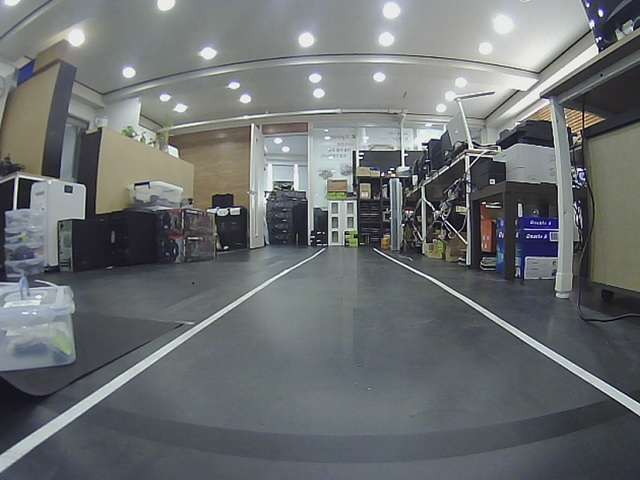
#> input picture study/my_hough/my_hough/line_pic1.png, 640 x 480 px
$ python my_hough1.py
#> lines starting #> are read from the running program, lines starting #| are printed output that depends on the picture; after the words box and inside, x2 and y2 are one past the last pixel; in counts of white or black regions, pixels touching at a corner belong together
#> in start, image is the input picture: shape (480, 640, 3); mean B, G, R 112.7, 111.3, 107.2
#!/usr/bin/env python
# -*- coding: utf-8 -*- 7

#=============================================
# 함께 사용되는 각종 파이썬 패키지들의 import 선언부
#=============================================
import numpy as np
import cv2, math

#=============================================
# 프로그램에서 사용할 변수, 저장공간 선언부
#=============================================
image = np.empty(shape=[0]) # 카메라 이미지를 담을 변수
Blue = (255,0,0) # 파란색
Green = (0,255,0) # 녹색
Red = (0,0,255) # 빨간색
Yellow = (0,255,255) # 노란색

#=============================================
# 차선 인식 프로그램에서 사용할 상수 선언부
#=============================================
CAM_FPS = 30  # 카메라 FPS 초당 30장의 사진을 보냄
WIDTH, HEIGHT = 640, 480  # 카메라 이미지 가로x세로 크기
ROI_START_ROW = 250  # 차선을 찾을 ROI 영역의 시작 Row값
ROI_END_ROW = 450  # 차선을 찾을 ROT 영역의 끝 Row값
ROI_HEIGHT = ROI_END_ROW - ROI_START_ROW  # ROI 영역의 세로 크기
L_ROW = 110  # 차선의 위치를 찾기 위한 ROI 안에서의 기준 Row값
View_Center = WIDTH//2

prev_x_left, prev_x_right = 100, 540

#=============================================
# 카메라 영상 이미지에서 차선을 찾는 코드
#=============================================
def lane_detect(image):

    global prev_x_left, prev_x_right

    display_img = image

    #=========================================
    # 원본 칼라이미지를 그레이 회색톤 이미지로 변환하고
    # 블러링 처리를 통해 노이즈를 제거한 후에 (약간 뿌옇게, 부드럽게)
    # Canny 변환을 통해 외곽선 이미지로 만들기
    #=========================================
    gray = cv2.cvtColor(image, cv2.COLOR_BGR2GRAY)
    blur_gray = cv2.GaussianBlur(gray,(5, 5), 0)
    edge_img = cv2.Canny(np.uint8(blur_gray), 60, 75)
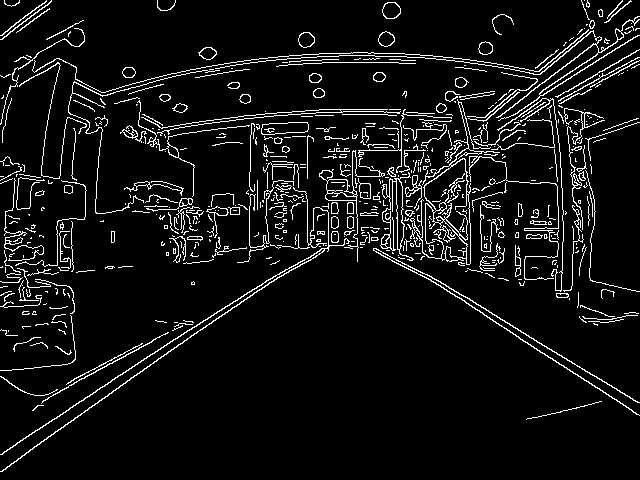
#> edge_img: shape (480, 640); 7% white in thin lines or dots

    cv2.imshow("original", image)
    cv2.imshow("gray", gray)
    cv2.imshow("gaussian blur", blur_gray)
    cv2.imshow("edge", edge_img)
    cv2.waitKey()

    # 이미지에서 HoughLinesP 함수를 사용하여 선분들을 찾음
    all_lines = cv2.HoughLinesP(edge_img, 1, math.pi/180,30,30,10)
#> all_lines = 109 rows, first 6: [107, 383, 219, 310], [545, 89, 572, 70], [599, 389, 614, 399], [125, 382, 142, 370], [73, 383, 153, 340], [70, 381, 106, 362]

    if all_lines is None:
        # 직선이 없으면, False값과 0(왼쪽차선위치), 0(오른쪽차선위치) 반환
        return False, 0, 0

    print("Number of lines : %d" % len(all_lines))
#| Number of lines : 109
    # print(all_lines)

    # 찾은 직선(선분0들을 녹색으로 이미지 위에 그려넣기
    line_draw_img = image.copy()
    for line in all_lines:
        x1, y1, x2, y2 = line[0]
        cv2.line(line_draw_img, (x1, y1), (x2, y2), Green, 2)
#> this loop made 109 passes
#> line_draw_img: shape (480, 640, 3); 2.73% of pixels changed, all inside (x1, y1, x2, y2) = (0, 30, 640, 473)

    cv2.imshow("found lines", line_draw_img)
    cv2.waitKey()
    #cv2.destroyAllWindows()

    # image(원본이미지)의 특정영역(ROI Area)을 잘라내기
    roi_img = image[ROI_START_ROW:ROI_END_ROW, 0:WIDTH]
    line_draw_img = roi_img.copy()

    #=========================================
    # 원본 칼라이미지를 그레이 회색톤 이미지로 변환하고
    # 블러링 처리를 통해 노이즈를 제거한 후에 (약간 뿌옇게, 부드럽게)
    # Canny 변환을 통해 외곽선 이미지로 만들기
    #=========================================
    gray = cv2.cvtColor(roi_img, cv2.COLOR_BGR2GRAY)
#> gray: shape (200, 640)
    blur_gray = cv2.GaussianBlur(gray,(5, 5), 0)
#> blur_gray: shape (200, 640)
    edge_img = cv2.Canny(np.uint8(blur_gray), 60, 75)
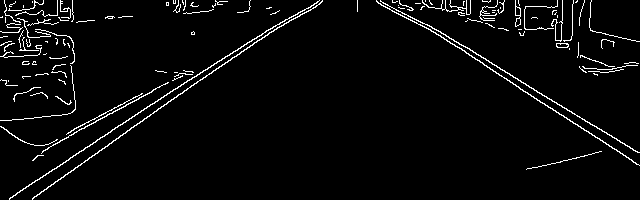
#> edge_img: shape (200, 640); 3.8% white in thin lines or dots

    # 잘라낸 이미지에서 HoughLinesP 함수를 사용하여 선분들을 찾음
    all_lines = cv2.HoughLinesP(edge_img, 1, math.pi/180,50,50,20)
#> all_lines = 21 rows, first 6: [32, 198, 120, 136], [103, 136, 150, 105], [428, 28, 457, 47], [182, 92, 254, 43], [427, 24, 467, 48], [9, 198, 29, 185]

    if all_lines is None:
        return False, 0, 0

    print("After ROI, number of lines : %d" % len(all_lines))
#| After ROI, number of lines : 21

    # 찾은 선분들을 녹색으로 ROI 이미지 위에 그림
    for line in all_lines:
        x1, y1, x2, y2 = line[0]
        cv2.line(line_draw_img, (x1, y1), (x2, y2), Green, 2)
#> this loop made 21 passes
#> line_draw_img: shape (200, 640, 3)

    cv2.imshow("roi area lines", line_draw_img)

    # ROI 이미지를 디버깅용 display_img에 overwrite해서 화면에 디스플레이 함
    display_img[ROI_START_ROW:ROI_END_ROW, 0:WIDTH] = line_draw_img
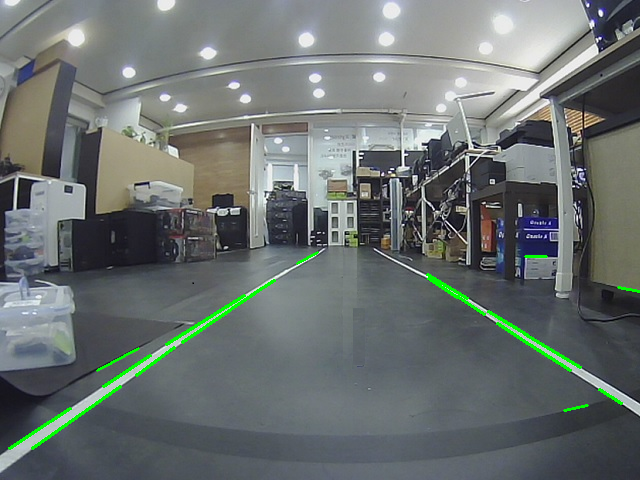
#> display_img: shape (480, 640, 3); 1.04% of pixels changed, all inside (x1, y1, x2, y2) = (8, 251, 640, 450)
    cv2.imshow("roi lines", display_img)
    cv2.waitKey()

    #=========================================
    # 선분들의 기울기 값을 각각 모두 구한 후에 리스트에 담음.
    # 기울기의 절대값이 너무 작은 경우 (수평선에 가까운 경우)
    # 해당 선분을 빼고 담음.
    #=========================================
    slopes = []
    filtered_lines = []

    for line in all_lines:
        x1, y1, x2, y2 = line[0]

        if (x2 == x1):
            slope = 1000.0
        else:
            slope = float(y2-y1) / float(x2-x1)

        if 0.2 < abs(slope):
            slopes.append(slope)
            filtered_lines.append(line[0])
#> this loop made 21 passes
#> (x1, y1, x2, y2, slope) on passes 1 to 8: (32, 198, 120, 136, -0.705), (103, 136, 150, 105, -0.66), (428, 28, 457, 47, 0.655), (182, 92, 254, 43, -0.681), (427, 24, 467, 48, 0.6), (9, 198, 29, 185, -0.65), (457, 46, 484, 64, 0.667), (525, 84, 580, 117, 0.6)
#> after the loop, filtered_lines = 19 items, first 6: [32, 198, 120, 136], [103, 136, 150, 105], [428, 28, 457, 47], [182, 92, 254, 43], [427, 24, 467, 48], [9, 198, 29, 185]; slopes = [-0.705, -0.66, 0.655, -0.681, 0.6, -0.65, 0.667, 0.6, -0.537, 0.635, -0.636, -0.628, 0.605, -0.65, 0.636, -0.737, -0.55, 0.65, -0.217]

    print("Number of lines after slope filtering : %d" % len(filtered_lines))
#| Number of lines after slope filtering : 19

    if len(filtered_lines) == 0:
        return False, 0, 0

    #=========================================
    # 왼쪽 차선에 해당하는 선분과 오른쪽 차선에 해당하는 선분을 구분하여
    # 각각 별도의 리스트에 담음.
    #=========================================
    left_lines = []
    right_lines = []

    for j in range(len(slopes)):
        Line = filtered_lines[j]
        slope = slopes[j]

        x1,y1, x2,y2 = Line

        # 기울기 값이 음수이고 화면의 왼쪽에 있으면 왼쪽 차선으로 분류함
        # 기준이 되는 X좌표값 = (화면중심값 - Margin값)
        Margin = 0

        if (slope < 0) and (x2 < WIDTH/2-Margin):
            left_lines.append(Line.tolist())

        # 기울기 값이 양수이고 화면의 오른쪽에 있으면 오른쪽 차선으로 분류함
        # 기준이 되는 X좌표값 = (화면중심값 + Margin값)
        elif (slope > 0) and (x1 > WIDTH/2+Margin):
            right_lines.append(Line.tolist())
#> this loop made 19 passes
#> (slope, x1, y1, x2, y2) on passes 1 to 8: (-0.705, 32, 198, 120, 136), (-0.66, 103, 136, 150, 105), (0.655, 428, 28, 457, 47), (-0.681, 182, 92, 254, 43), (0.6, 427, 24, 467, 48), (-0.65, 9, 198, 29, 185), (0.667, 457, 46, 484, 64), (0.6, 525, 84, 580, 117)
#> after the loop, left_lines = [[32, 198, 120, 136], [103, 136, 150, 105], [182, 92, 254, 43], [9, 198, 29, 185], [97, 120, 138, 98], [252, 44, 274, 30], [166, 94, 244, 45], [30, 184, 70, 158], [136, 125, 174, 97], [297, 13, 317, 2]]; right_lines = [[428, 28, 457, 47], [427, 24, 467, 48], [457, 46, 484, 64], [525, 84, 580, 117], [518, 87, 570, 120], [488, 61, 526, 84], [599, 139, 621, 153], [497, 73, 517, 86]]

    print("Number of left lines : %d" % len(left_lines))
#| Number of left lines : 10
    print("Number of right lines : %d" % len(right_lines))
#| Number of right lines : 8

    # 디버깅을 위해 차선과 관련된 직선과 선분을 그리기 위한 도화지 준비
    line_draw_img = roi_img.copy()

    # 왼쪽 차선에 해당하는 선분은 빨간색으로 표시
    for line in left_lines:
        x1,y1, x2,y2 = line
        cv2.line(line_draw_img, (x1,y1), (x2,y2), Red, 2)
#> this loop made 10 passes
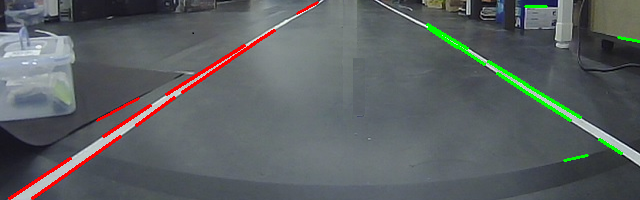
#> line_draw_img: shape (200, 640, 3); mean B, G, R 98.6, 97.1, 91.8

    # 오른쪽 차선에 해당하는 선분은 노란색으로 표시
    for line in right_lines:
        x1,y1, x2,y2 = line
        cv2.line(line_draw_img, (x1,y1), (x2,y2), Yellow, 2)
#> this loop made 8 passes
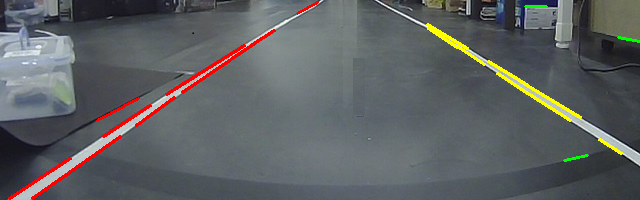
#> line_draw_img: shape (200, 640, 3); 0.88% of pixels changed, all inside (x1, y1, x2, y2) = (426, 23, 623, 155)

    # show the results in origianl image
    display_img[ROI_START_ROW:ROI_END_ROW, 0:WIDTH] = line_draw_img
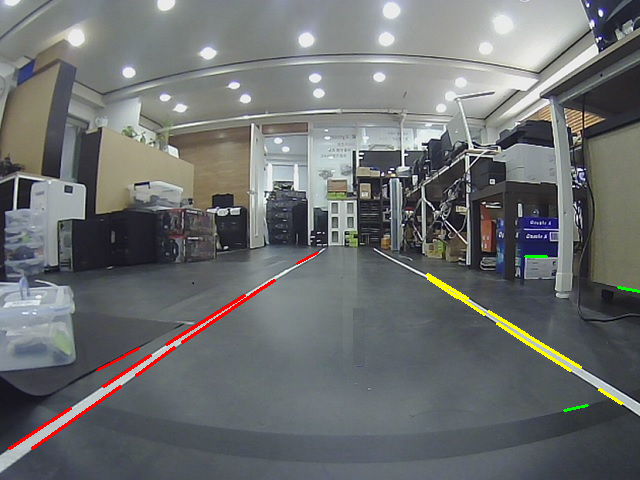
#> display_img: shape (480, 640, 3); 0.97% of pixels changed, all inside (x1, y1, x2, y2) = (8, 251, 623, 450)
    cv2.imshow("left & right lines", display_img)
    cv2.waitKey()

    #=========================================
    # 왼쪽/오른쪽 차선에 해당하는 선분들의 데이터를 적절히 처리해서
    # 왼쪽차선의 대표직선과 오른쪽차선의 대표직선을 각각 구함.
    # 기울기와 Y절편값으로 표현되는 아래와 같은 직선의 방적식을 사용함.
    # (직선의 방정식) y = mx + b (m은 기울기, b는 Y절편)
    #=========================================

    # 왼쪽 차선을 표시하는 대표직선을 구함
    m_left, b_left = 0.0, 0.0
    x_sum, y_sum, m_sum = 0.0, 0.0, 0.0

    # 왼쪽 차선을 표시하는 선분들의 기울기와 양끝점들의 평균값을 찾아 대표직선을 구함
    size = len(left_lines)
#> size = 10
    if size != 0:
        for line in left_lines:
            x1, y1, x2, y2 = line
            x_sum += x1 + x2
            y_sum += y1 + y2
            if(x2 != x1):
                m_sum += float(y2-y1)/float(x2-x1)
            else:
                m_sum += 0
#> this loop made 10 passes
#> (x1, y1, x2, y2, x_sum, y_sum, m_sum) on passes 1 to 8: (32, 198, 120, 136, 152, 334, -0.705), (103, 136, 150, 105, 405, 575, -1.36), (182, 92, 254, 43, 841, 710, -2.04), (9, 198, 29, 185, 879, 1093, -2.69), (97, 120, 138, 98, 1114, 1311, -3.23), (252, 44, 274, 30, 1640, 1385, -3.87), (166, 94, 244, 45, 2050, 1524, -4.5), (30, 184, 70, 158, 2150, 1866, -5.15)

        x_avg = x_sum / (size*2)
        y_avg = y_sum / (size*2)
        m_left = m_sum / size
        b_left = y_avg - m_left * x_avg

        if m_left != 0.0:
            #=========================================
            # (직선 #1) y = mx + b
            # (직선 #2) y = 0
            # 위 두 직선의 교점의 좌표값 (x1, 0)을 구함.
            x1 = int((0.0 - b_left) / m_left)

            #=========================================
            # (직선 #1) y = mx + b
            # (직선 #2) y = ROI_HEIGHT
            # 위 두 직선의 교점의 좌표값 (x2, ROI_HEIGHT)을 구함.
            x2 = int((ROI_HEIGHT - b_left) / m_left)

            # 두 교점, (x1,0)과 (x2, ROI_HEIGHT)를 잇는 선을 그림
            cv2.line(line_draw_img, (x1,0), (x2,ROI_HEIGHT), Blue, 2)

    # 오른쪽 차선을 표시하는 대표직선을 구함
    m_right, b_right = 0.0, 0.0
    x_sum, y_sum, m_sum = 0.0, 0.0, 0.0

    # 오른쪽 차선을 표시하는 선분들의 기울기와 양끝점들의 평균값을 찾아 대표직선을 구함
    size = len(right_lines)
    if size != 0:
        for line in right_lines:
            x1, y1, x2, y2 = line
            x_sum += x1 + x2
            y_sum += y1 + y2
            if(x2 != x1):
                m_sum += float(y2-y1)/float(x2-x1)
            else:
                m_sum += 0
#> this loop made 8 passes

        x_avg = x_sum / (size*2)
        y_avg = y_sum / (size*2)
        m_right = m_sum / size
        b_right = y_avg - m_right * x_avg

        if m_right != 0.0:
            #=========================================
            # (직선 #1) y = mx + b
            # (직선 #2) y = 0
            # 위 두 직선의 교점의 좌표값 (x1, 0)을 구함.
            x1 = int((0.0 - b_right) / m_right)

            #=========================================
            # (직선 #1) y = mx + b
            # (직선 #2) y = ROI_HEIGHT
            # 위 두 직선의 교점의 좌표값 (x2, ROI_HEIGHT)을 구함.
            x2 = int((ROI_HEIGHT - b_right) / m_right)

            # 두 교점, (x1,0)과 (x2, ROI_HEIGHT)를 잇는 선을 그림
            cv2.line(line_draw_img, (x1,0), (x2,ROI_HEIGHT), Blue, 2)

    # show the results in origianl image
    display_img[ROI_START_ROW:ROI_END_ROW, 0:WIDTH] = line_draw_img
#> display_img: shape (480, 640, 3); 0.69% of pixels changed, all inside (x1, y1, x2, y2) = (5, 250, 640, 450)
    cv2.imshow("Left line & Right line", display_img)
    cv2.waitKey()

    #=========================================
    # 차선의 위치를 찾기 위한 기준선(수평선)은 아래와 같음.
    #   (직선의 방정식) y = L_ROW
    # 위에서 구한 2개의 대표직선,
    #   (직선의 방정식) y = (m_left)x + (b_left)
    #   (직선의 방정식) y = (m_right)x + (b_right)
    # 기준선(수평선)과 대표직선과의 교점인 x_left와 x_right를 찾음.
    #=========================================

    #=========================================
    # 대표직선의 기울기 값이 0.0이라는 것은 직선을 찾지 못했다는 의미임
    # 이 경우에는 교점 좌표값을 기존 저장해 놨던 값으로 세팅함
    #=========================================
    if m_left == 0.0:
        x_left = prev_x_left  # 변수에 저장해 놓았던 이전 값을 가져옴

    #=========================================
    # 아래 2개 직선의 교점을 구함
    # (직선의 방정식) y = L_ROW
    # (직선의 방정식) y = (m_left)x + (b_left)
    #=========================================
    else:
        x_left = int((L_ROW - b_left) / m_left)

    #=========================================
    # 대표직선의 기울기 값이 0.0이라는 것은 직선을 찾지 못했다는 의미임
    # 이 경우에는 교점 좌표값을 기존 저장해 놨던 값으로 세팅함
    #=========================================
    if m_right == 0.0:
        x_right = prev_x_right  # 변수에 저장해 놓았던 이전 값을 가져옴

    #=========================================
    # 아래 2개 직선의 교점을 구함
    # (직선의 방정식) y = L_ROW
    # (직선의 방정식) y = (m_right)x + (b_right)
    #=========================================
    else:
        x_right = int((L_ROW - b_right) / m_right)

    #=========================================
    # 대표직선의 기울기 값이 0.0이라는 것은 직선을 찾지 못했다는 의미임
    # 이 경우에 반대쪽 차선의 위치 정보를 이용해서 내 위치값을 정함
    #=========================================
    if m_left == 0.0 and m_right != 0.0:
        x_left = x_right - 380

    if m_left != 0.0 and m_right == 0.0:
        x_right = x_left + 380

    # 이번에 구한 값으로 예전 값을 업데이트 함
    prev_x_left = x_left
    prev_x_right = x_right

    # 왼쪽 차선의 위치와 오른쪽 차선의 위치의 중간 위치를 구함
    x_midpoint = (x_left + x_right) // 2

    print("Left/Right Lane Positions : %d %d" %(x_left, x_right))
#| Left/Right Lane Positions : 146 559
    print("Lane Midpoint : %d" %(x_midpoint))
#| Lane Midpoint : 352
    print("Gap from the View_center : %d" %(x_midpoint - View_Center))
#| Gap from the View_center : 32

    #=========================================
    # 디버깅용 이미지 그리기
    # (1) 수평선 그리기 (직선의 방정식) y = L_ROW
    # (2) 수평선과 왼쪽 대표직선과의 교점 위치에 작은 녹색 사각형 그리기
    # (3) 수평선과 오른쪽 대표직선과의 교점 위치에 작은 녹색 사각형 그리기
    # (4) 왼쪽 교점과 오른쪽 교점의 중점 위치에 작은 파란색 사각형 그리기
    # (5) 화면의 중앙점 위치에 작은 빨간색 사각형 그리기
    #=========================================
    cv2.line(line_draw_img, (0,L_ROW), (WIDTH,L_ROW), Yellow, 2)
    cv2.rectangle(line_draw_img, (x_left-5,L_ROW-5), (x_left+5,L_ROW+5), Green, 4)
    cv2.rectangle(line_draw_img, (x_right-5,L_ROW-5), (x_right+5,L_ROW+5), Green, 4)
    cv2.rectangle(line_draw_img, (x_midpoint-5,L_ROW-5), (x_midpoint+5,L_ROW+5), Blue, 4)
    cv2.rectangle(line_draw_img, (View_Center-5,L_ROW-5), (View_Center+5,L_ROW+5), Red, 4)

    # 위 이미지를 디버깅용 display_img에 overwrite해서 화면에 디스플레이 함
    display_img[ROI_START_ROW:ROI_END_ROW, 0:WIDTH] = line_draw_img
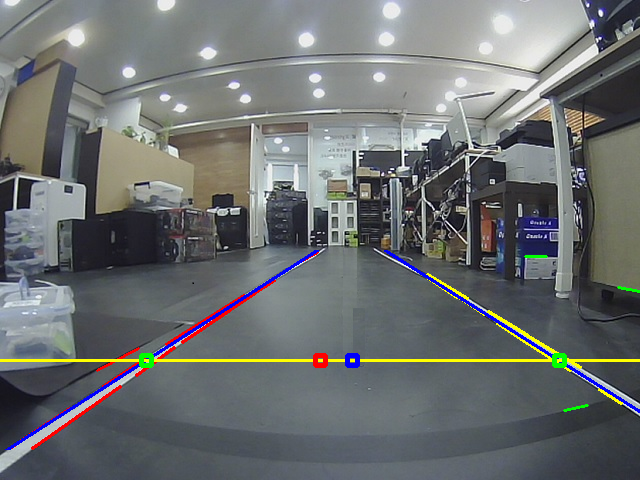
#> display_img: shape (480, 640, 3); mean B, G, R 111.5, 110.9, 107.7
    cv2.imshow("Lanes positions", display_img)
    cv2.waitKey()

    return True, x_left, x_right

#=============================================
# 실질적인 메인 함수
# 각종 영상처리와 알고리즘을 통해 차선의 위치를 파악
#=============================================
def start():

    image = cv2.imread('line_pic1.png', cv2.IMREAD_COLOR)

    found, x_left, x_right = lane_detect(image)

#=============================================
# 메인 함수
# 가장 먼저 호출되는 함수로 여기서 start() 함수를 호출함.
# start() 함수가 실질적인 메인 함수임.
#=============================================
if __name__ == '__main__':
    start()
